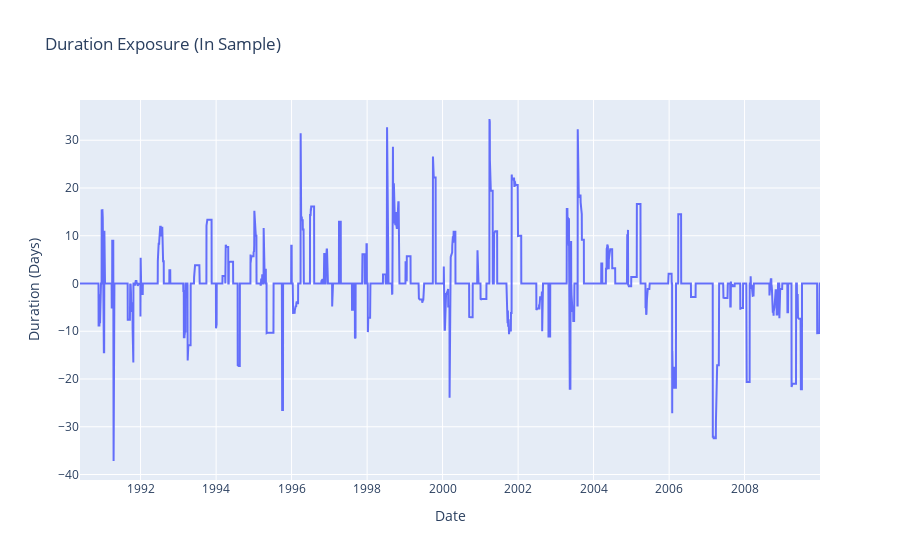

Here is the notebook cell this chart was saved with:
### Code cell
fig = go.Figure()

fig.add_trace(
    go.Scatter(
        x = d.index,
        y = d['duration'],
    )
)

fig.update_layout(title = 'Duration Exposure (In Sample)')
fig.update_xaxes(title= 'Date')
fig.update_yaxes(title = 'Duration (Days)')
fig.show()

### Figure 1 — Plotly figure (JSON) as saved in the notebook; plotly's stock layout.template omitted (floating-point values rounded to 4 significant figures; data arrays with more than 128 entries replaced by an {"elided": "..."} marker saying what was removed)
{"data": [{"type": "scatter", "x": {"elided": "4897 str values"}, "y": {"elided": "4897 float values"}}], "layout": {"title": {"text": "Duration Exposure (In Sample)"}, "xaxis": {"title": {"text": "Date"}}, "yaxis": {"title": {"text": "Duration (Days)"}}}}
